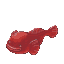

This chart was generated by the following Python code:
# Blobfish r1 onderlaag: model verkleinen met oppervlak-middeling (methode hauntflare/basis/basis.py)
# en kwantiseren naar kleuren die echt in het model staan. Niets getekend.
# Het model heeft een raster van ~4 px (natief ~200x118 voor de vis); 52 px breed = ~3,9x verkleining,
# daarom oppervlak-middeling i.p.v. 2x-reductie (GEMINI.md: schrappen/2x alleen bij kleine verkleining).
# Gebruik: python3 basis.py [breedte=52] [alpha=0.5] [kleuren=14]
import sys; from PIL import Image; import numpy as np
W=int(sys.argv[1]) if len(sys.argv)>1 else 52
T=float(sys.argv[2]) if len(sys.argv)>2 else 0.5
K=int(sys.argv[3]) if len(sys.argv)>3 else 14
ONDER=54   # bodemlijn (onderste rij), zie NOTITIES.md
a=np.asarray(Image.open('../model/model.png').convert('RGB')).astype(float)
wit=a.min(2)>=0xe0
ys,xs=np.where(~wit); x0,x1,y0,y1=xs.min(),xs.max()+1,ys.min(),ys.max()+1
crop=a[y0:y1,x0:x1]; al=(~wit[y0:y1,x0:x1]).astype(float)
s=(x1-x0)/W; H=int(round((y1-y0)/s))
def area(arr):
    big=np.kron(arr,np.ones((4,4)))
    return np.asarray(Image.fromarray(big.astype('float32')).resize((W,H),Image.BOX))
A=area(al); C=np.stack([area(crop[...,k]*al) for k in range(3)],2)/np.maximum(A,1e-6)[...,None]
# palet: k-means op de modelpixels, elk centrum daarna op de dichtstbijzijnde echte modelkleur gezet
px=crop[al>0].reshape(-1,3); rng=np.random.default_rng(1); smp=px[rng.choice(len(px),40000,replace=False)]
# start: helderheidskwantielen, zodat donkere lijn en glans een eigen centrum krijgen
lum=smp@[0.299,0.587,0.114]; cen=np.array([smp[np.argsort(lum)[int(q*(len(smp)-1))]] for q in np.linspace(0.005,0.995,K)])
for _ in range(40):
    d=((smp[:,None,:]-cen[None])**2).sum(2); lab=d.argmin(1)
    cen=np.array([smp[lab==k].mean(0) if (lab==k).any() else cen[k] for k in range(K)])
uniq=np.unique(px.astype(int),axis=0)
cen=np.array([uniq[((uniq-c)**2).sum(1).argmin()] for c in cen])
cen=cen[np.argsort(cen@[0.299,0.587,0.114])]
out=np.zeros((64,64),int); ox=(64-W)//2; oy=ONDER+1-H
for y in range(H):
    for x in range(W):
        if A[y,x]>=T: out[oy+y,ox+x]=1+((cen-C[y,x])**2).sum(1).argmin()
# gaten dicht (achtergrond die niet aan de rand hangt)
from collections import deque
bg=np.zeros((64,64),bool); q=deque([(0,0)]); bg[0,0]=1
while q:
    y,x=q.popleft()
    for dy,dx in ((1,0),(-1,0),(0,1),(0,-1)):
        yy,xx=y+dy,x+dx
        if 0<=yy<64 and 0<=xx<64 and out[yy,xx]==0 and not bg[yy,xx]: bg[yy,xx]=1; q.append((yy,xx))
gat=(out==0)&~bg
for y,x in zip(*np.where(gat)): out[y,x]=1+((cen-C[y-oy,x-ox])**2).sum(1).argmin()
pal=[(255,0,255)]+[tuple(int(v) for v in c) for c in cen]
p=Image.fromarray(out.astype('uint8'),'P'); p.putpalette([v for c in pal for v in c]+[0]*(768-3*len(pal))); p.save('basis.png',transparency=0)
np.save('basis_C.npy',C); open('basis_geo.txt','w').write(f'{x0} {y0} {s} {ox} {oy} {W} {H}\n')
print('maat',W,H,'px',(out>0).sum(),'pos',ox,oy,'gaten',gat.sum()); print('palet',pal[1:])
